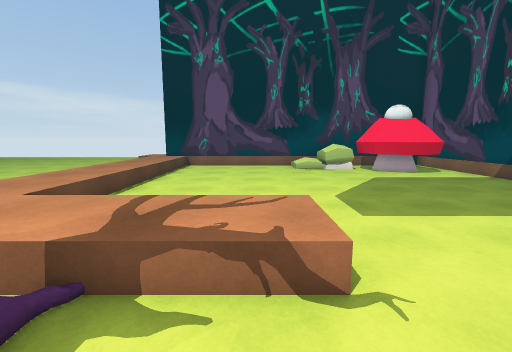
[1] (above)

16 first-person views from a walk through a scene from a Unity 3-D project. The camera is 1.5 m above the floor, tilts 8° down and sees 90° across. The floor is counted in squares, 1 m on a side. Each view is taken from the middle of a square. On the plan, view 1 faces up. The plan holds only what a view shows up to about 13 squares ahead; the rest is blank. The place goes on beyond the plan. The player is left out. Some animated figures are left out. Some surface patterns are stand-ins.

[2]
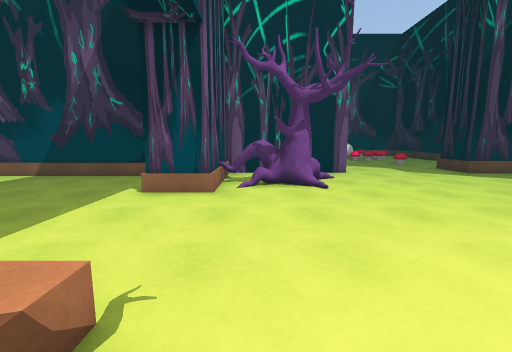

[3]
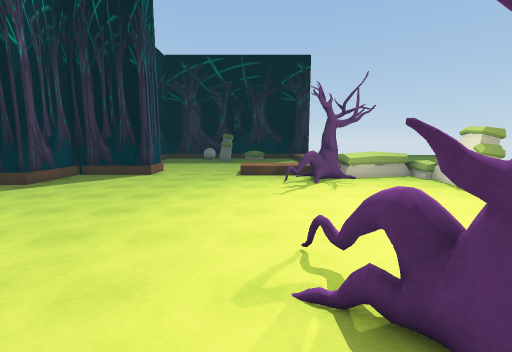

[4]
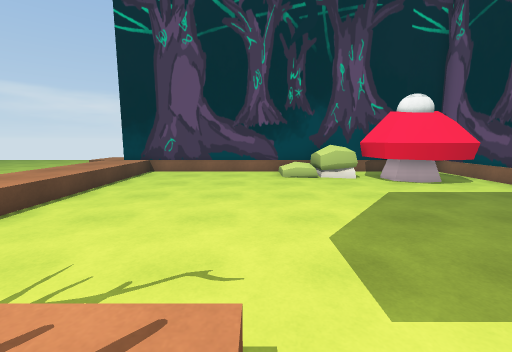

[5]
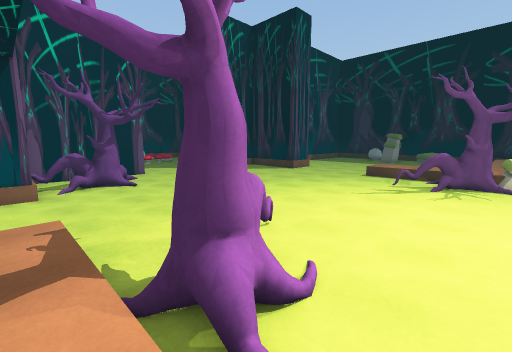

[6]
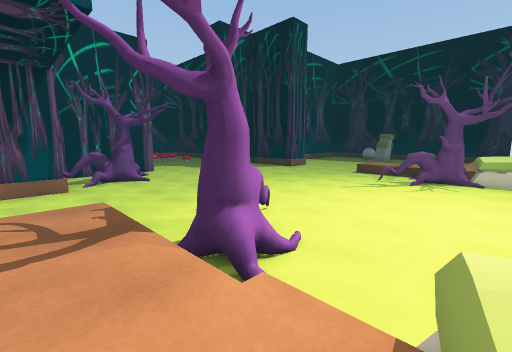

[7]
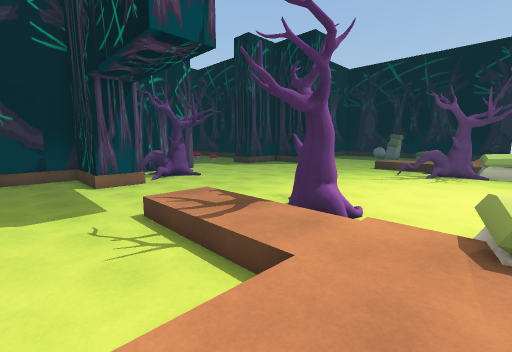

[8]
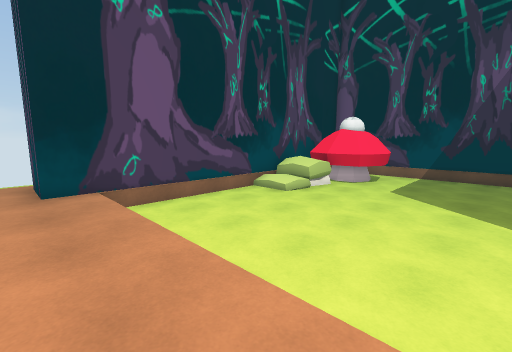

[9]
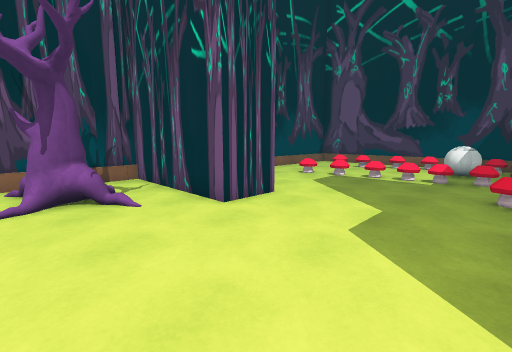

[10]
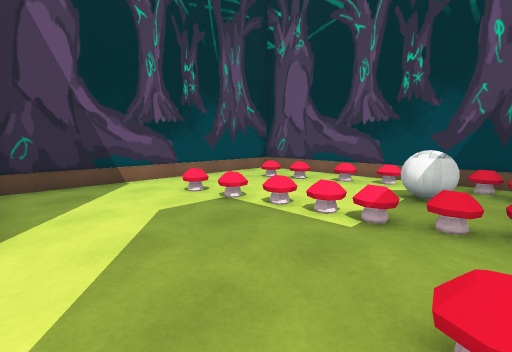

[11]
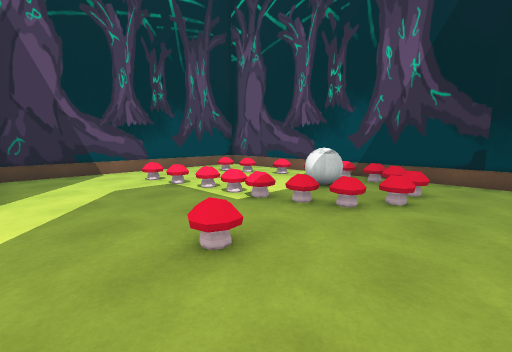

[12]
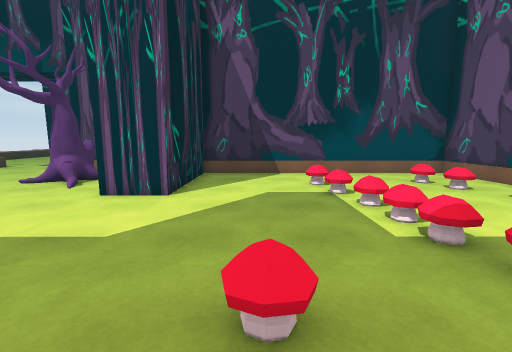

[13]
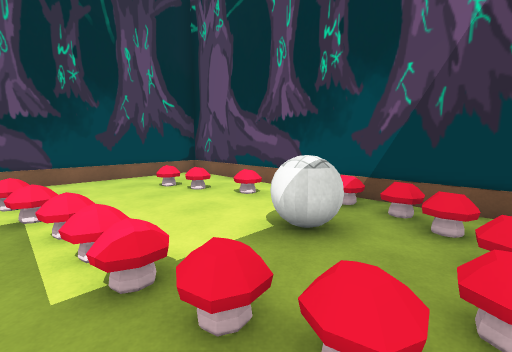

[14]
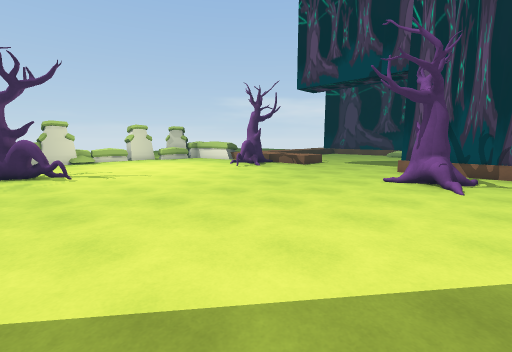

[15]
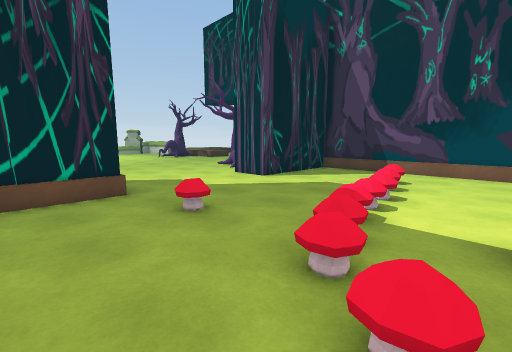

[16]
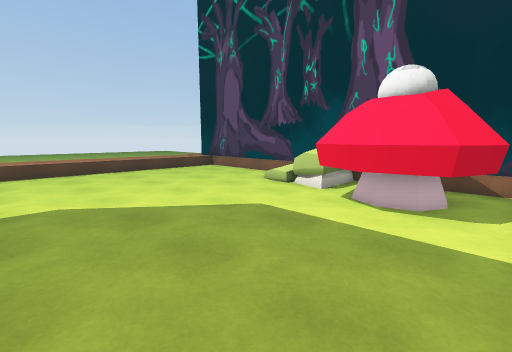

### Floor plan
Key: @ floor where view 1 was taken; # wall or solid block; . main floor; : floor 0.5 m higher than the main floor; / step, stairs or slope; R rock; T tree; O other object.
Columns run from 6 left of view 1 to 24 right of it. Each row starts with its distance up from view 1.
 18 //
 17 :#
 16 :#
 15 /#########RR#####
 14 /:/...... RR. ..#
 13 /:/.......RR. ..#
 12 /:/.............#
 11 /:/.............#
 10 /:/.............#
  9 /:/.............#
  8 /:/.............#
  7 /:/.............#
  6 /:/.............#
  5 /:/.............#
  4 /::::::/....#####
  3 R::::::/....## ###
  2 R//TT........#T################
  1 ...TT.........T..##...........#
  0 ....TT@......TTT.##...........#
 -1 .....T........#T.##....O...O..#
 -2 .................##........O..#
 -3 .................##....O......#
 -4 ........................O...O.#
 -5 ........................O...O.#
 -6 ........................O.  .O#
 -7 ........................O.  ..#
 -8 .....................O...O..OO#
 -9 ....T............##.......OO..#
-10 ..TTT............##...........#
-11 RRTT........... .##...........#

Where each view was taken, in squares from view 1:
view 1: 0 up, 0 right, facing up
view 2: 1 up, 1 left, facing right
view 3: 3 up, 0 right, facing down
view 4: 3 up, 1 right, facing up
view 5: 3 up, 5 left, facing down-right
view 6: 4 up, 6 left, facing down-right
view 7: 7 up, 6 left, facing down-right
view 8: 7 up, 6 left, facing up-right
view 9: 8 down, 7 right, facing up-right
view 10: 8 down, 13 right, facing up-right
view 11: 11 down, 13 right, facing up-right
view 12: 10 down, 15 right, facing up
view 13: 9 down, 17 right, facing up-right
view 14: 11 down, 10 right, facing up-left
view 15: 11 down, 20 right, facing up-left
view 16: 6 up, 9 right, facing up-left
